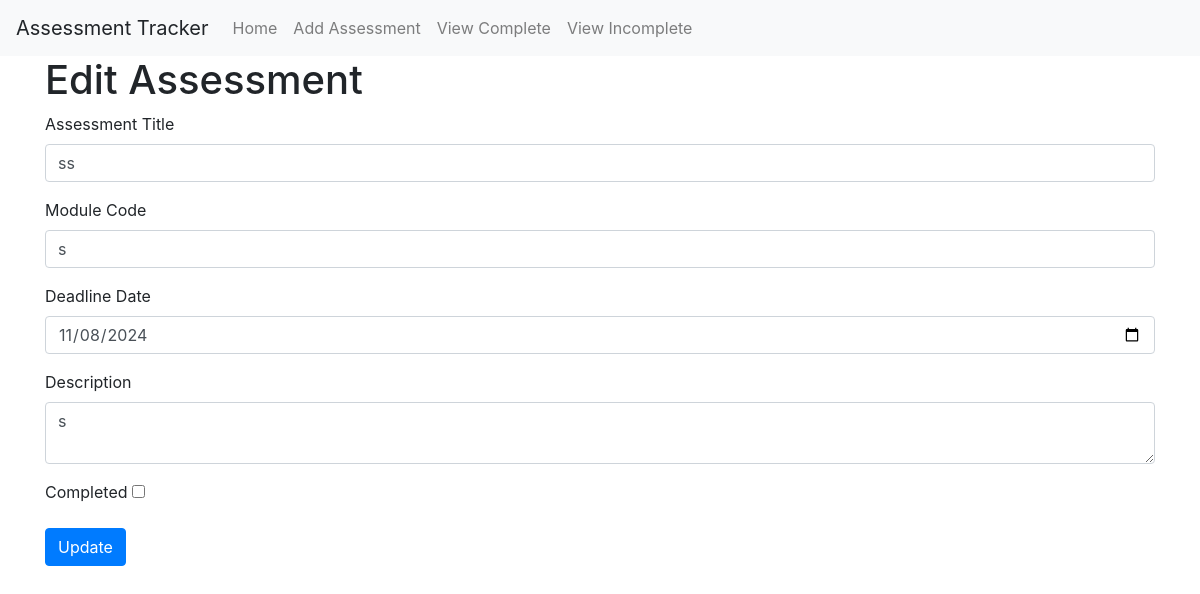
The app's page /edit_assessment/4, older data.
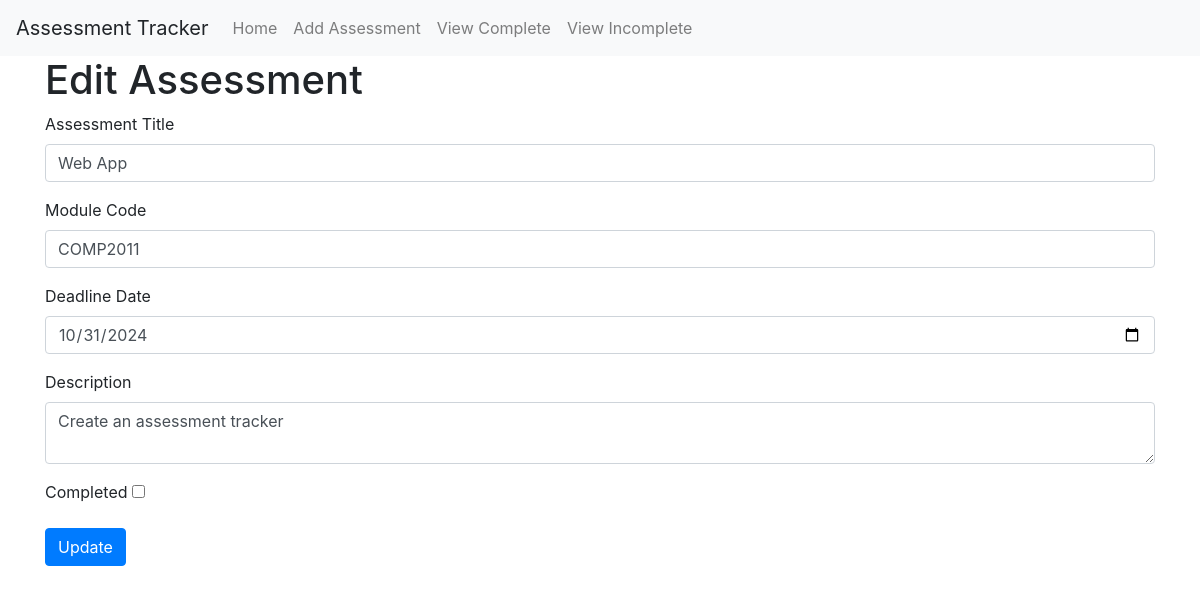
The same page, newer data.
### app/models.py (models this page shows)
class Assessment(db.Model):
    id = db.Column(db.Integer, primary_key=True)
    title = db.Column(db.String(100), nullable=False)
    module_code = db.Column(db.String(100), nullable=False)
    deadline = db.Column(db.DateTime, nullable=False)
    description = db.Column(db.Text, nullable=False)
    completed = db.Column(db.Boolean, default=False)

### app/views.py (the view, shortened to what this page needs)
@app.route('/edit_assessment/<int:id>', methods=['GET', 'POST'])
def edit_assessment(id):
    assessment = Assessment.query.get_or_404(id)
    form = AssessmentForm(obj=assessment)
    for forms, errors in form.errors.items():
        for error in errors:
            flash(error)
    return render_template('edit.html', form=form)

### app/forms.py (shortened to what this page needs)
class AssessmentForm(FlaskForm):
    title = StringField('Assessment Title', validators=[DataRequired()])
    module_code = StringField('Module Code', validators=[DataRequired()])
    deadline = DateField('Deadline Date', validators=[DataRequired()])
    description = TextAreaField('Description', validators=[DataRequired()])
    completed = BooleanField('Completed')

### app/templates/edit.html (shortened to what this page needs)
{% extends "base.html" %}
{% block content %}
    <h1>Edit Assessment</h1>
    <form method="POST">
        <div class="form-group">
            {{ form.title.label(class="form-label") }}
            {{ form.title(class="form-control") }}
        </div>
        <div class="form-group">
            {{ form.module_code.label(class="form-label") }}
            {{ form.module_code(class="form-control") }}
        </div>
        <div class="form-group">
            {{ form.deadline.label(class="form-label") }}
            {{ form.deadline(class="form-control") }}
        </div>
        <div class="form-group">
            {{ form.description.label(class="form-label") }}
            {{ form.description(class="form-control") }}
        </div>
        <div class="form-group">
            {{ form.completed.label(class="form-label") }}
            {{ form.completed() }}
        </div>
        <button type="submit" class="btn btn-primary">Update</button>
    </form>
{% endblock %}

Row changes from the older to the newer data that the page shows:
changed Assessment: title "ss" → "Web App"; module_code "s" → "COMP2011"; deadline "11/08/2024" → "10/31/2024"; description "s" → "Create an assessment tracker"
